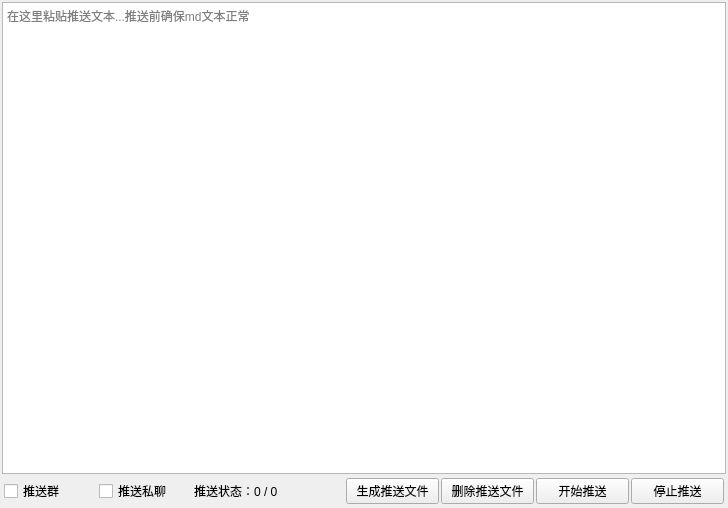
<?xml version="1.0" encoding="UTF-8"?>
<ui version="4.0">
 <class>plts</class>
 <widget class="QWidget" name="plts">
  <property name="geometry">
   <rect>
    <x>0</x>
    <y>0</y>
    <width>728</width>
    <height>508</height>
   </rect>
  </property>
  <property name="windowTitle">
   <string>Form</string>
  </property>
  <layout class="QVBoxLayout" name="verticalLayout">
   <property name="spacing">
    <number>2</number>
   </property>
   <property name="leftMargin">
    <number>2</number>
   </property>
   <property name="topMargin">
    <number>2</number>
   </property>
   <property name="rightMargin">
    <number>2</number>
   </property>
   <property name="bottomMargin">
    <number>2</number>
   </property>
   <item>
    <widget class="QTextEdit" name="textEdit">
     <property name="placeholderText">
      <string>在这里粘贴推送文本...推送前确保md文本正常</string>
     </property>
    </widget>
   </item>
   <item>
    <layout class="QHBoxLayout" name="horizontalLayout">
     <property name="spacing">
      <number>2</number>
     </property>
     <property name="leftMargin">
      <number>2</number>
     </property>
     <property name="topMargin">
      <number>2</number>
     </property>
     <property name="rightMargin">
      <number>2</number>
     </property>
     <property name="bottomMargin">
      <number>2</number>
     </property>
     <item>
      <widget class="QCheckBox" name="checkBox_tsq">
       <property name="text">
        <string>推送群</string>
       </property>
      </widget>
     </item>
     <item>
      <widget class="QCheckBox" name="checkBox_tssl">
       <property name="text">
        <string>推送私聊</string>
       </property>
      </widget>
     </item>
     <item>
      <widget class="QLabel" name="ts_ztbq">
       <property name="minimumSize">
        <size>
         <width>150</width>
         <height>0</height>
        </size>
       </property>
       <property name="text">
        <string>推送状态：0 / 0</string>
       </property>
      </widget>
     </item>
     <item>
      <widget class="QPushButton" name="sctswj_2">
       <property name="text">
        <string>生成推送文件</string>
       </property>
      </widget>
     </item>
     <item>
      <widget class="QPushButton" name="sctswj">
       <property name="text">
        <string>删除推送文件</string>
       </property>
      </widget>
     </item>
     <item>
      <widget class="QPushButton" name="ksts">
       <property name="text">
        <string>开始推送</string>
       </property>
      </widget>
     </item>
     <item>
      <widget class="QPushButton" name="tzts">
       <property name="text">
        <string>停止推送</string>
       </property>
      </widget>
     </item>
    </layout>
   </item>
  </layout>
 </widget>
 <resources/>
 <connections/>
</ui>
